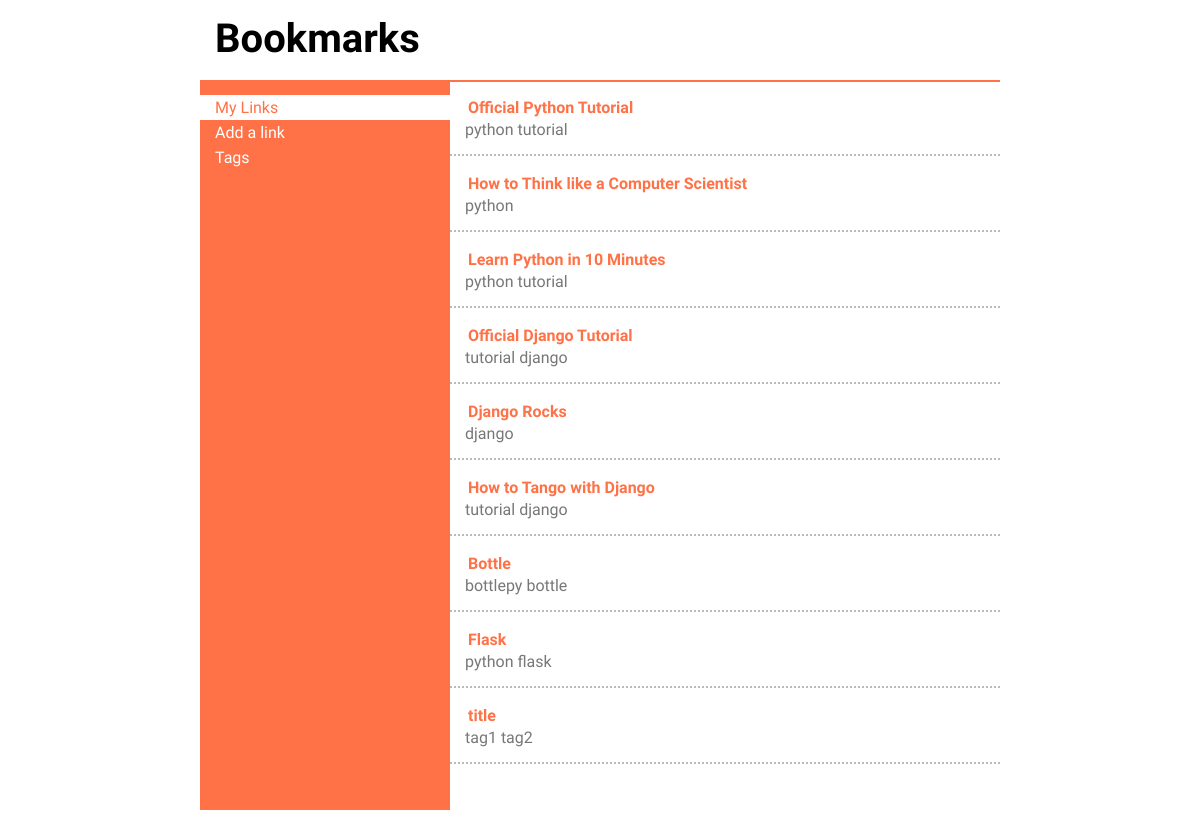
The page / on the database its author committed.
### main/models.py (models this page shows, shortened)
class Link(models.Model):
    title = models.CharField(max_length=128, unique=True)
    url = models.URLField()
    tags = models.ManyToManyField(Tag)

class Tag(models.Model):
    name = models.CharField(max_length=128, unique=True)

### main/views.py (the view)
# urls.py: url(r'^$', views.index,name="index"),
def index(request):
    context = RequestContext(request)
    links = Link.objects.all()
    return render_to_response('main/index.html', {'links':links}, context)

### templates/main/index.html (shortened to what this page needs)
{% load staticfiles %}
<!DOCTYPE html>
<html>
    <head>
        <link rel="stylesheet" href="{% static "css/style.css" %}" media="all" />
    </head>
    <body>
        <div id="wrapper">
            <header>
                <h1>Bookmarks</h1>
            </header>
            <div id="main">
                <div id="sidebar">
                    <ul>
                        <li class="active" id="home">
                            <a href="/bookmarks">My Links</a>
                        </li>
                        <li><a href="javascript:;" id="addLink">Add a link</a></li>
                        <li><a href="/bookmarks/tags">Tags</a></li>
                    </ul>
                </div><div id="content">
                	{% for link in links %}
                    <div class="link">
                        <h4><a href="{{link.url}}">{{ link.title }}</a></h4>
                        <p class="tags">
                            {% for tag in link.tags.all %}
                             <a href="/bookmarks/tags/{{tag.name}}/">{{ tag.name }}</a>
                            {% endfor %}
                        </p>
                    </div>
                    {% endfor %}
                </div>
            </div>
        </div>
    </body>
</html>

### static/css/style.css (style rules this page uses)
body, header, footer, h1, h2, h3, h4, a, table, tr, td, th, tbody, thead, div, ul, li, dl, dd, dt, p { border: 0; padding: 0; margin: 0; vertical-align: baseline; }
body,html { height: 100%; width: 100%; font-family: 'Amarante','Frijole', Arial, serif; position: absolute; }
a { text-decoration: none; color: #fff; }
h1 { font-size: 2.5em; }
li { list-style: none outside none; display: block; width: 235px; padding: 3px 0 3px 15px; }
li.active { background: #fff; }
li.active a { color: #ff7247; }
#wrapper { min-height: 100%; height: 100%; width: 800px; position: relative; margin: 0 auto; }
header { height: 80px; width: 800px; position: fixed; background: #fff; z-index: 2; top: 0; border-bottom: 2px solid #ff7247; }
header h1 { padding: 15px; }
#main { height: 100%; position: relative; margin-top: 80px; }
#sidebar { position: fixed; display: inline-block; width: 250px; vertical-align: top; background: #ff7247; padding: 15px 0; height: 700px; }
#content { display: inline-block; width: 550px; vertical-align: top; height: 700px; overflow-y: scroll; margin-left: 250px; }
#content a { color: #ff7247; }
#content .tags a { color: #777; }
#content .link { padding: 15px; border-bottom: 2px dotted #bbb; }
#content .link h4 { padding: 3px; }

### rows shown on the page
Link: title "Official Python Tutorial"
Tag: name "python"
Tag: name "tutorial"
Link: title "How to Think like a Computer Scientist"
Link: title "Learn Python in 10 Minutes"
Link: title "Official Django Tutorial"
Tag: name "django"
Link: title "Django Rocks"
Link: title "How to Tango with Django"
Link: title "Bottle"
Tag: name "bottlepy"
Tag: name "bottle"
Link: title "Flask"
Tag: name "flask"
Link: title "title"
Tag: name "tag1 tag2"
